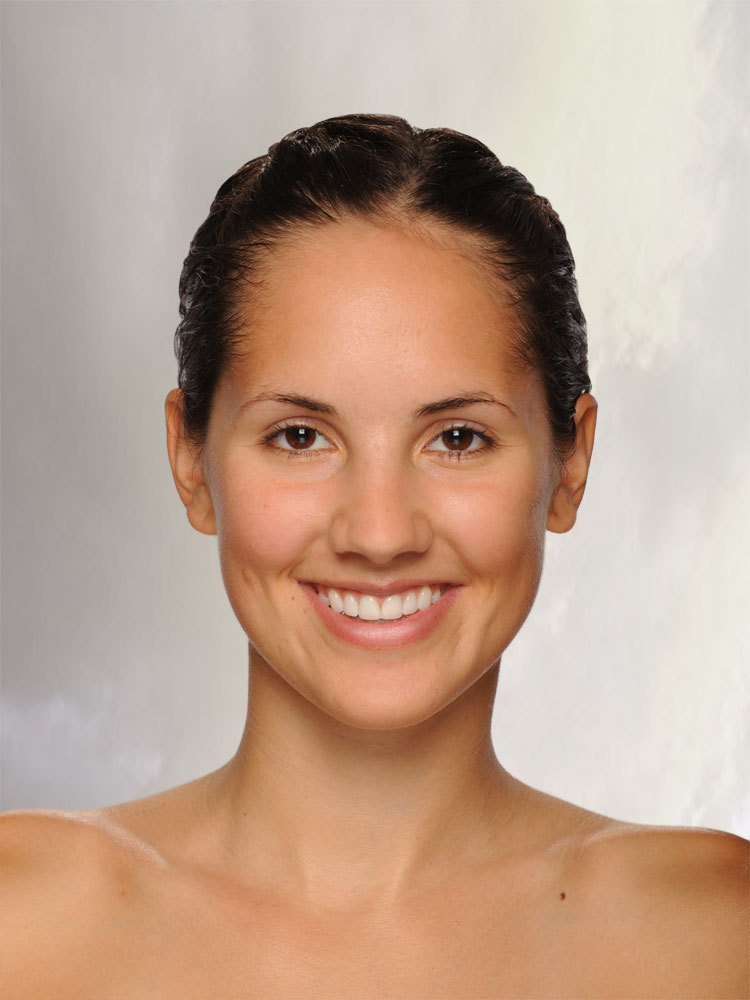
#> input picture Input.jpg, 750 x 1000 px
$ python -i utils.py   (imports and definitions only)
#> lines starting #> are read from the running program, lines starting #| are printed output that depends on the picture; after the words box and inside, x2 and y2 are one past the last pixel; in counts of white or black regions, pixels touching at a corner belong together
import cv2
import numpy as np
from scipy.interpolate import interp1d
from skimage import color
import matplotlib.pyplot as plt

# Define landmarks for lips, face, and cheeks
upper_lip = [61, 185, 40, 39, 37, 0, 267, 269, 270, 408, 415, 272, 271, 268, 12, 38, 41, 42, 191, 78, 76]
lower_lip = [61, 146, 91, 181, 84, 17, 314, 405, 320, 307, 308, 324, 318, 402, 317, 14, 87, 178, 88, 95]
cheeks = [425, 205]

# Source color for eyeshadow
R, G, B = (102., 0., 51.)
inten = 0.8

# Points for eyeshadow from the file
lower_left_end = 5
upper_left_end = 11
lower_right_end = 16
upper_right_end = 22

# Function for interpolation
def inter(lx=[], ly=[], k1='quadratic'):
    unew = np.arange(lx[0], lx[-1] + 1, 1)
    f2 = interp1d(lx, ly, kind=k1)
    return f2, unew

def ext(a, b, i, x, y):
    indices = np.arange(int(a), int(b))
    x.extend(indices.tolist())
    y.extend([i] * len(indices))

def extleft(a, b, i, xleft, yleft):
    indices = np.arange(int(a), int(b))
    xleft.extend(indices.tolist())
    yleft.extend([i] * len(indices))

def extright(a, b, i, xright, yright):
    indices = np.arange(int(a), int(b))
    xright.extend(indices.tolist())
    yright.extend([i] * len(indices))

def apply_eyeshadow_effect(im):
    """
    Applies eyeshadow effect to the image.
    """
    # Load eyeshadow points from file
    file = np.loadtxt('pointeyeshadow.txt')
    points = np.floor(file)

    # Points for left and right eye
    point_down_x = np.array(points[:lower_left_end][:, 0])
    point_down_y = np.array(points[:lower_left_end][:, 1])
    point_up_x = np.array(points[lower_left_end:upper_left_end][:, 0])
    point_up_y = np.array(points[lower_left_end:upper_left_end][:, 1])
    point_down_x_right = np.array(points[upper_left_end:lower_right_end][:, 0])
    point_down_y_right = np.array(points[upper_left_end:lower_right_end][:, 1])
    point_up_x_right = np.array(points[lower_right_end:upper_right_end][:, 0])
    point_up_y_right = np.array(points[lower_right_end:upper_right_end][:, 1])

    # Offset adjustments for eyeshadow
    offset_left = max(point_down_y) - min(point_up_y)

    # Adjust array length to match `point_up_y` length
    point_up_y += offset_left * np.array([0.625, 0.3, 0.15, 0.1, 0.2, 0.1])
    point_down_y[0] += offset_left * 0.625

    offset_right = max(point_down_y_right) - min(point_up_y_right)

    # Adjust array length to match `point_up_y_right` length
    point_up_y_right += offset_right * np.array([0.625, 0.2, 0.1, 0.15, 0.3, 0.2])
    point_down_y_right[-1] += offset_right * 0.625

    # Create interpolation functions for left and right eyes
    l_l = inter(point_down_x, point_down_y, 'cubic')
    u_l = inter(point_up_x, point_up_y, 'cubic')
    l_r = inter(point_down_x_right, point_down_y_right, 'cubic')
    u_r = inter(point_up_x_right, point_up_y_right, 'cubic')

    # Prepare arrays for eyeshadow application
    x, y, xleft, yleft, xright, yright = [], [], [], [], [], []
    height, width = im.shape[:2]
#> height = 1000; width = 750

    # Extend eyeshadow regions
    for i in range(int(l_l[1][0]), int(l_l[1][-1] + 1)):
        ext(u_l[0](i), l_l[0](i) + 1, i, x, y)
        extleft(u_l[0](i), l_l[0](i) + 1, i, xleft, yleft)

    for i in range(int(l_r[1][0]), int(l_r[1][-1] + 1)):
        ext(u_r[0](i), l_r[0](i) + 1, i, x, y)
        extright(u_r[0](i), l_r[0](i) + 1, i, xright, yright)

    # Ensure x and y are numpy arrays of integers
    x = np.array(x, dtype=int)
    y = np.array(y, dtype=int)

    # **Clamp the indices to be within the image bounds**
    x = np.clip(x, 0, height - 1)
    y = np.clip(y, 0, width - 1)
#> y = 3940 values from 249 to 511

    # Convert image regions from RGB to LAB for color manipulation
    val = color.rgb2lab((im[x, y] / 255.).reshape(len(x), 1, 3)).reshape(len(x), 3)

    # Modify LAB values to apply the eyeshadow color
    L1, A1, B1 = color.rgb2lab(np.array([R / 255., G / 255., B / 255.]).reshape(1, 1, 3)).reshape(3,)
    val[:, 0] += (L1 - np.mean(val[:, 0])) * inten
    val[:, 1] += (A1 - np.mean(val[:, 1])) * inten
    val[:, 2] += (B1 - np.mean(val[:, 2])) * inten

    # Create a blank image for blending the eyeshadow
    image_blank = np.zeros_like(im)
    image_blank[x, y] = color.lab2rgb(val.reshape(len(x), 1, 3)).reshape(len(x), 3) * 255
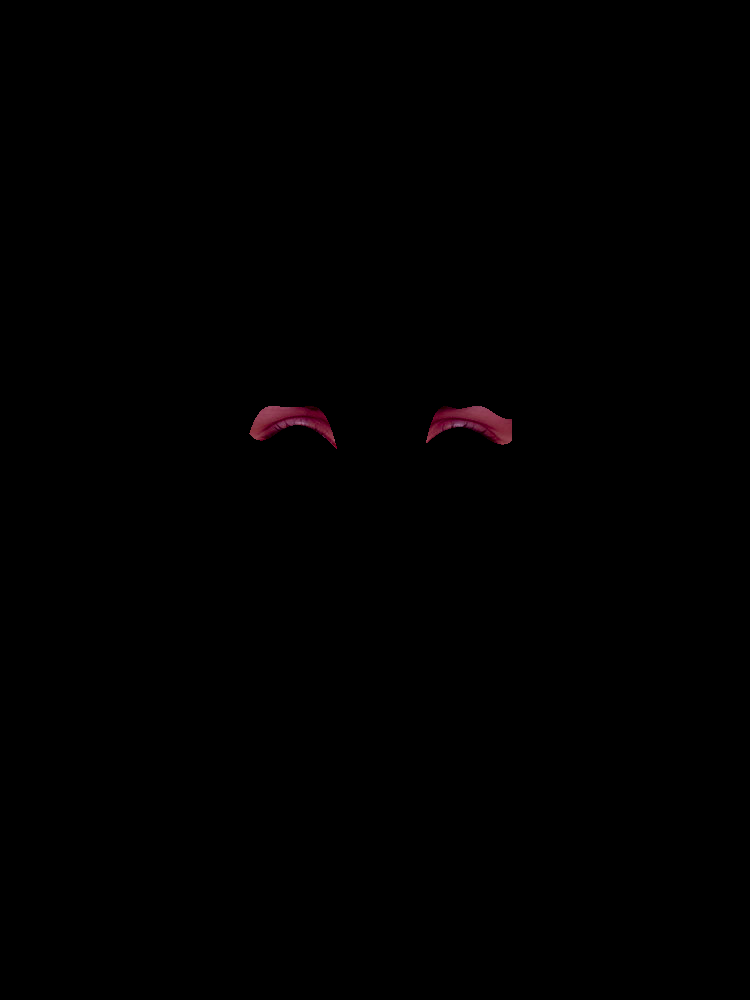
#> image_blank: shape (1000, 750, 3); mean R, G, B 0.6, 0.2, 0.3

    # Modify original image with eyeshadow
    im[x, y] = image_blank[x, y]

    # Apply Gaussian Blur and Erosion for better blending
    filter = np.zeros((height, width))
    cv2.fillConvexPoly(filter, np.array(np.c_[yleft, xleft], dtype='int32'), 1)
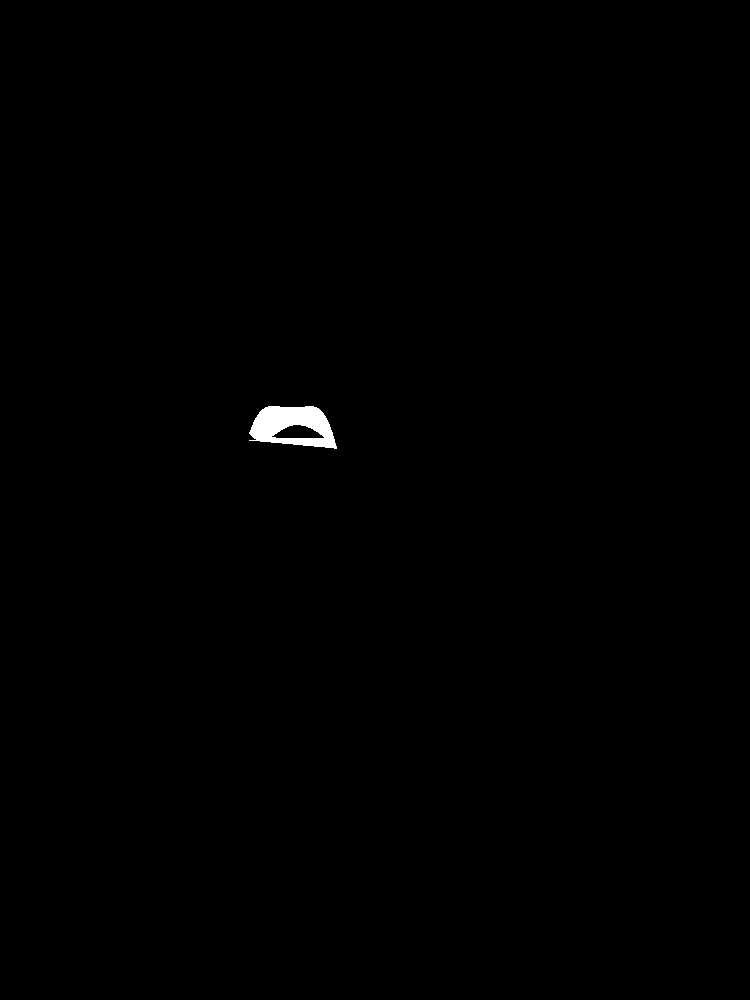
#> filter: shape (1000, 750) float64; values 0 (black) and 1 (white), 0.32% white; 1 white region, box (x1, y1, x2, y2) and area: (249, 406, 337, 449) 2394
    cv2.fillConvexPoly(filter, np.array(np.c_[yright, xright], dtype='int32'), 1)
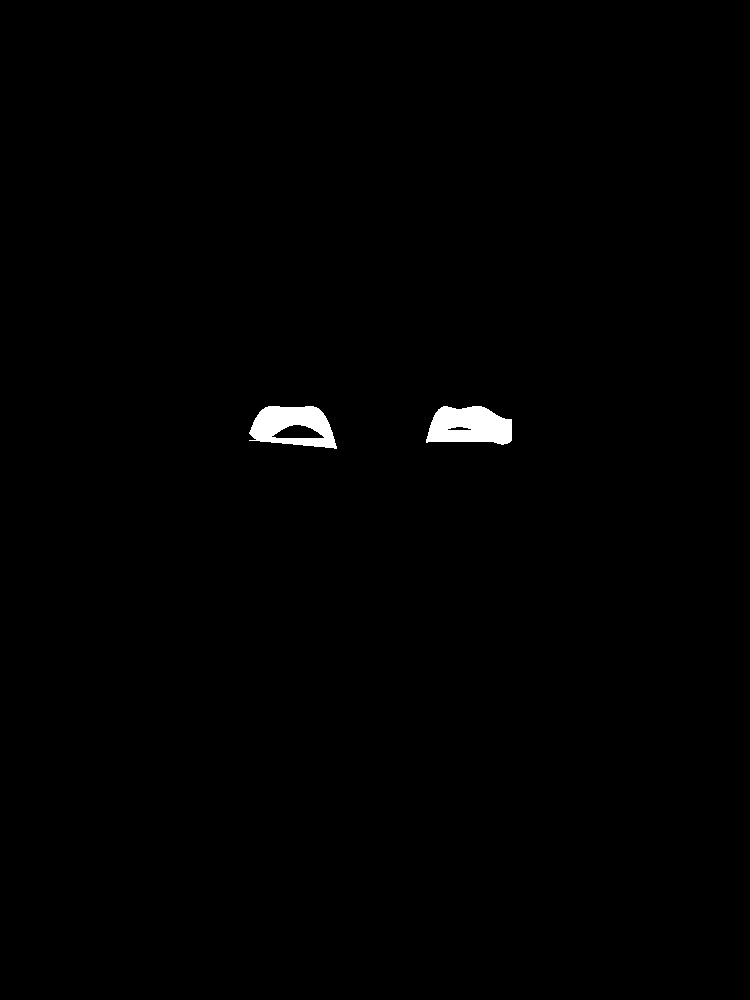
#> filter: shape (1000, 750) float64; values 0 (black) and 1 (white), 0.66% white; 2 white regions, box (x1, y1, x2, y2) and area: (426, 406, 512, 445) 2585, (249, 406, 337, 449) 2394
    filter = cv2.GaussianBlur(filter, (31, 31), 0)
    kernel = np.ones((12, 12), np.uint8)
    filter = cv2.erode(filter, kernel, iterations=1)

    # Alpha blending of the eyeshadow with the original image
    alpha = np.zeros([height, width, 3], dtype='float64')
    alpha[:, :, 0] = filter
    alpha[:, :, 1] = filter
    alpha[:, :, 2] = filter

    # Final blended output
    output = (alpha * im + (1 - alpha) * im).astype('uint8')
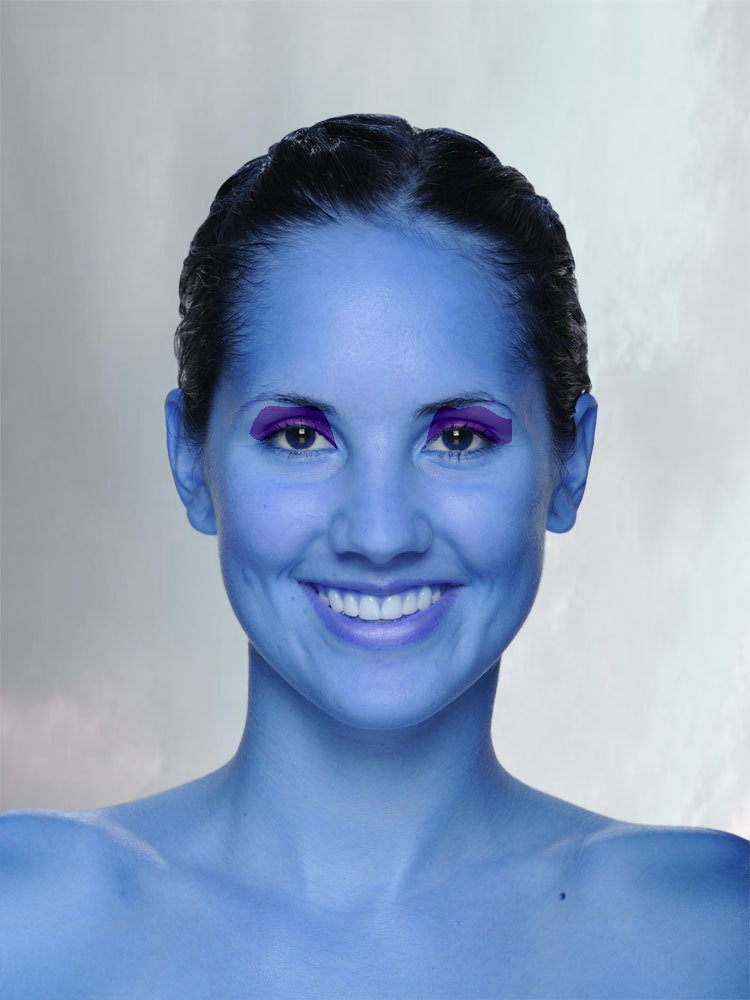
#> output: shape (1000, 750, 3); mean of channels 0, 1, 2 189.1, 160.6, 141.9; drawn as B, G, R

    return output

# Main apply_makeup function
# [83 lines left out: functions apply_makeup, lip_mask, blush_mask, mask_skin, gamma_correction, plot_landmarks, not called in this run]

>>> import cv2
>>> picture = cv2.cvtColor(cv2.imread('Input.jpg'), cv2.COLOR_BGR2RGB)
>>> result = apply_eyeshadow_effect(picture)
